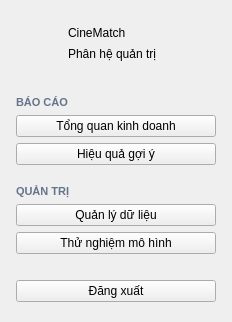
     <widget class="QFrame" name="frameSidebar">
      <property name="minimumSize">
       <size>
        <width>232</width>
        <height>0</height>
       </size>
      </property>
      <property name="maximumSize">
       <size>
        <width>232</width>
        <height>16777215</height>
       </size>
      </property>
      <layout class="QVBoxLayout" name="verticalLayoutSidebar">
       <property name="spacing">
        <number>6</number>
       </property>
       <property name="leftMargin">
        <number>16</number>
       </property>
       <property name="topMargin">
        <number>22</number>
       </property>
       <property name="rightMargin">
        <number>16</number>
       </property>
       <property name="bottomMargin">
        <number>20</number>
       </property>
       <item>
        <layout class="QHBoxLayout" name="horizontalLayoutBrand">
         <property name="spacing">
          <number>10</number>
         </property>
         <property name="leftMargin">
          <number>0</number>
         </property>
         <property name="topMargin">
          <number>0</number>
         </property>
         <property name="rightMargin">
          <number>0</number>
         </property>
         <property name="bottomMargin">
          <number>0</number>
         </property>
         <item>
          <widget class="QLabel" name="labelSidebarLogo">
           <property name="minimumSize">
            <size>
             <width>42</width>
             <height>42</height>
            </size>
           </property>
           <property name="maximumSize">
            <size>
             <width>42</width>
             <height>42</height>
            </size>
           </property>
           <property name="text">
            <string />
           </property>
           <property name="pixmap">
            <pixmap>../images/ic_logo.png</pixmap>
           </property>
           <property name="scaledContents">
            <bool>true</bool>
           </property>
          </widget>
         </item>
         <item>
          <layout class="QVBoxLayout" name="verticalLayoutBrand">
           <property name="spacing">
            <number>0</number>
           </property>
           <property name="leftMargin">
            <number>0</number>
           </property>
           <property name="topMargin">
            <number>0</number>
           </property>
           <property name="rightMargin">
            <number>0</number>
           </property>
           <property name="bottomMargin">
            <number>0</number>
           </property>
           <item>
            <widget class="QLabel" name="labelSidebarTitle">
             <property name="text">
              <string>CineMatch</string>
             </property>
            </widget>
           </item>
           <item>
            <widget class="QLabel" name="labelSidebarSub">
             <property name="text">
              <string>Phân hệ quản trị</string>
             </property>
            </widget>
           </item>
          </layout>
         </item>
        </layout>
       </item>
       <item>
        <spacer name="verticalSpacer">
         <property name="orientation">
          <enum>Qt::Vertical</enum>
         </property>
         <property name="sizeType">
          <enum>QSizePolicy::Fixed</enum>
         </property>
         <property name="sizeHint" stdset="0">
          <size>
           <width>20</width>
           <height>26</height>
          </size>
         </property>
        </spacer>
       </item>
       <item>
        <widget class="QLabel" name="labelMenu">
         <property name="text">
          <string>BÁO CÁO</string>
         </property>
         <property name="styleSheet">
          <string notr="true">color: #64748B; font-size: 8pt; font-weight: 700;</string>
         </property>
        </widget>
       </item>
       <item>
        <widget class="QPushButton" name="pushButtonNavDashboard">
         <property name="text">
          <string>Tổng quan kinh doanh</string>
         </property>
         <property name="cursor">
          <cursorShape>PointingHandCursor</cursorShape>
         </property>
         <property name="icon">
          <iconset>
           <normaloff>../images/ic_dashboard.png</normaloff>
           ../images/ic_dashboard.png
          </iconset>
         </property>
         <property name="iconSize">
          <size>
           <width>20</width>
           <height>20</height>
          </size>
         </property>
         <property name="nav" stdset="0">
          <bool>true</bool>
         </property>
        </widget>
       </item>
       <item>
        <widget class="QPushButton" name="pushButtonNavRecommend">
         <property name="text">
          <string>Hiệu quả gợi ý</string>
         </property>
         <property name="cursor">
          <cursorShape>PointingHandCursor</cursorShape>
         </property>
         <property name="icon">
          <iconset>
           <normaloff>../images/ic_topn_nav.png</normaloff>
           ../images/ic_topn_nav.png
          </iconset>
         </property>
         <property name="iconSize">
          <size>
           <width>20</width>
           <height>20</height>
          </size>
         </property>
         <property name="nav" stdset="0">
          <bool>true</bool>
         </property>
         <property name="active" stdset="0">
          <bool>true</bool>
         </property>
        </widget>
       </item>
       <item>
        <spacer name="verticalSpacer_2">
         <property name="orientation">
          <enum>Qt::Vertical</enum>
         </property>
         <property name="sizeType">
          <enum>QSizePolicy::Fixed</enum>
         </property>
         <property name="sizeHint" stdset="0">
          <size>
           <width>20</width>
           <height>14</height>
          </size>
         </property>
        </spacer>
       </item>
       <item>
        <widget class="QLabel" name="labelMenu2">
         <property name="text">
          <string>QUẢN TRỊ</string>
         </property>
         <property name="styleSheet">
          <string notr="true">color: #64748B; font-size: 8pt; font-weight: 700;</string>
         </property>
        </widget>
       </item>
       <item>
        <widget class="QPushButton" name="pushButtonNavData">
         <property name="text">
          <string>Quản lý dữ liệu</string>
         </property>
         <property name="cursor">
          <cursorShape>PointingHandCursor</cursorShape>
         </property>
         <property name="icon">
          <iconset>
           <normaloff>../images/ic_database.png</normaloff>
           ../images/ic_database.png
          </iconset>
         </property>
         <property name="iconSize">
          <size>
           <width>20</width>
           <height>20</height>
          </size>
         </property>
         <property name="nav" stdset="0">
          <bool>true</bool>
         </property>
        </widget>
       </item>
       <item>
        <widget class="QPushButton" name="pushButtonNavModelTest">
         <property name="text">
          <string>Thử nghiệm mô hình</string>
         </property>
         <property name="cursor">
          <cursorShape>PointingHandCursor</cursorShape>
         </property>
         <property name="icon">
          <iconset>
           <normaloff>../images/ic_model.png</normaloff>
           ../images/ic_model.png
          </iconset>
         </property>
         <property name="iconSize">
          <size>
           <width>20</width>
           <height>20</height>
          </size>
         </property>
         <property name="nav" stdset="0">
          <bool>true</bool>
         </property>
        </widget>
       </item>
       <item>
        <spacer name="verticalSpacer_3">
         <property name="orientation">
          <enum>Qt::Vertical</enum>
         </property>
         <property name="sizeHint" stdset="0">
          <size>
           <width>20</width>
           <height>20</height>
          </size>
         </property>
        </spacer>
       </item>
       <item>
        <widget class="QPushButton" name="pushButtonLogout">
         <property name="text">
          <string>Đăng xuất</string>
         </property>
         <property name="cursor">
          <cursorShape>PointingHandCursor</cursorShape>
         </property>
         <property name="icon">
          <iconset>
           <normaloff>../images/ic_logout.png</normaloff>
           ../images/ic_logout.png
          </iconset>
         </property>
         <property name="iconSize">
          <size>
           <width>20</width>
           <height>20</height>
          </size>
         </property>
         <property name="nav" stdset="0">
          <bool>true</bool>
         </property>
        </widget>
       </item>
      </layout>
     </widget>
